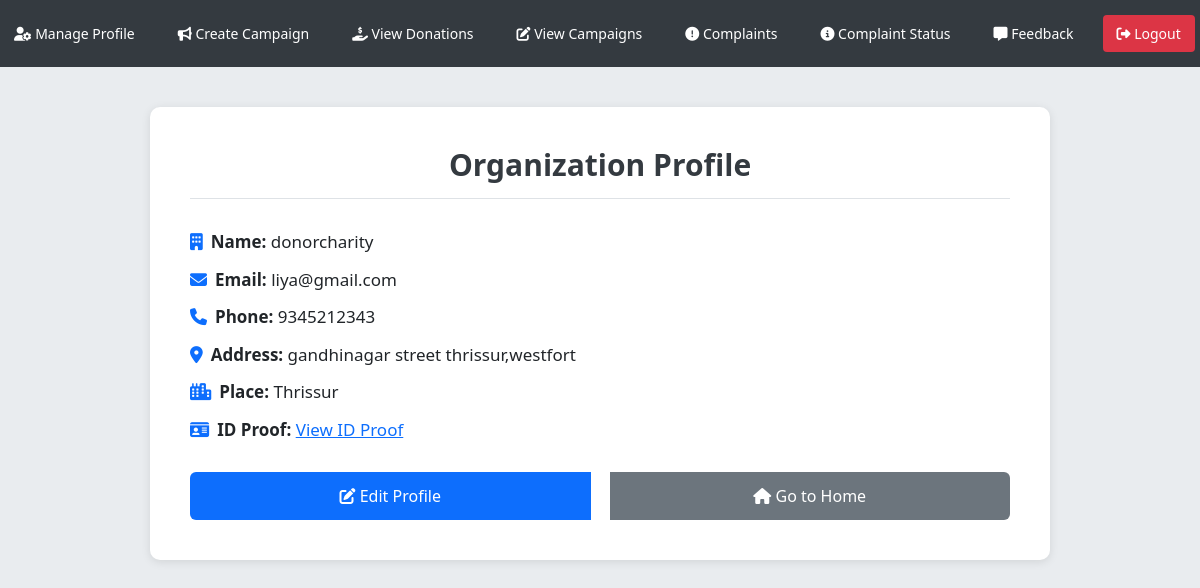
Before: /home/org_profile/ (signed in) with the older database file.
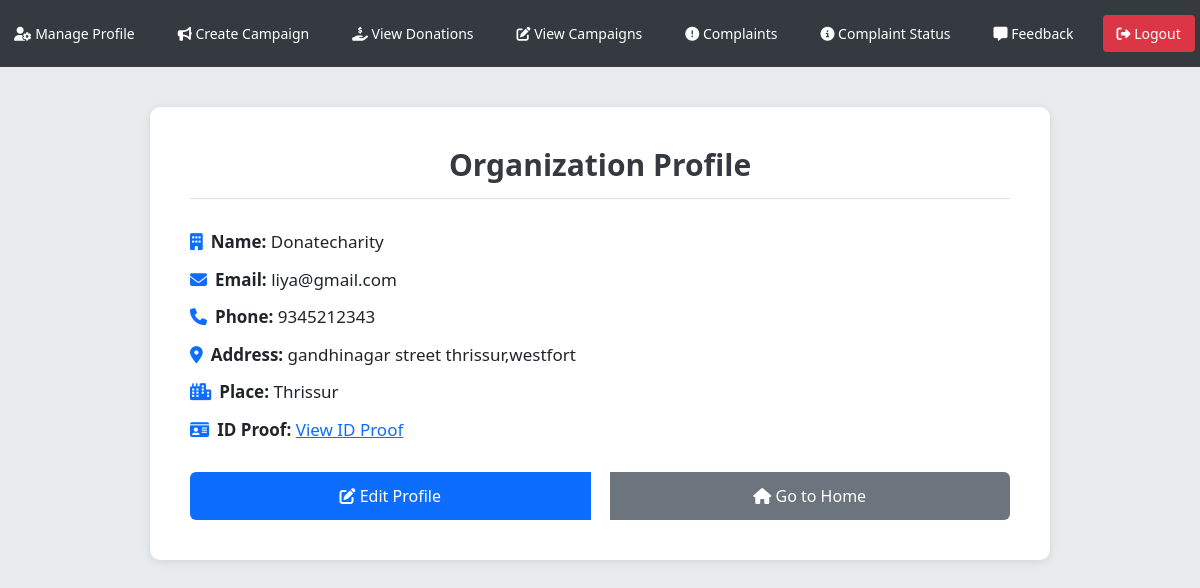
After: the same page with the newer database file.
### home/models.py (models this page shows, shortened)
class Organization(models.Model):
    user = models.OneToOneField(User, on_delete=models.CASCADE, related_name="organization", null=True, blank=True)
    name = models.CharField(max_length=255)
    email = models.EmailField(unique=True)
    phone = models.CharField(max_length=15)
    address = models.TextField()
    place = models.CharField(max_length=255, blank=True, null=True)
    id_proof = models.FileField(upload_to='id_proofs/', null=True, blank=True)

### home/views.py (the view)
# urls.py: path('org_profile/', views.org_profile, name='org_profile'),
@login_required
def org_profile(request):
    user = request.user
    organization = Organization.objects.filter(user=user).first()
    if not organization:
        return render(request, 'org_profile.html', {'error': "No organization profile found!"})
    return render(request, 'org_profile.html', {'organization': organization})

### templates/org_profile.html (shortened to what this page needs)
{% load static %}
<!DOCTYPE html>
<html lang="en">
<head>
  <link rel="stylesheet" href="https://cdn.jsdelivr.net/npm/bootstrap@5.3.0/dist/css/bootstrap.min.css" />
  <link rel="stylesheet" href="https://cdnjs.cloudflare.com/ajax/libs/font-awesome/6.5.1/css/all.min.css" />
</head>
<body>
  <nav class="navbar">
    <div class="nav-container">
      <div class="link-container" id="nav-links">
        <a href="{% url 'org_profile' %}"><i class="fas fa-user-cog"></i> Manage Profile</a>
        <a href="{% url 'create_campaign' %}"><i class="fas fa-bullhorn"></i> Create Campaign</a>
        <a href="{% url 'organization_donations' %}"><i class="fas fa-hand-holding-usd"></i> View Donations</a>
        <a href="{% url 'campaign_list' %}"><i class="fas fa-edit"></i> View Campaigns</a>
        <a href="{% url 'submit_org_complaint' %}"><i class="fas fa-exclamation-circle"></i> Complaints</a>
        <a href="{% url 'org_complaint_list' %}"><i class="fas fa-info-circle"></i> Complaint Status</a>
        <a href="{% url 'organization_feedback' %}"><i class="fas fa-comment-alt"></i> Feedback</a>
        <form action="{% url 'donorlogout' %}" method="post" style="display:inline;">
          <button type="submit" class="btn-logout">
            <i class="fas fa-sign-out-alt"></i> Logout
          </button>
        </form>
      </div>
    </div>
  </nav>
  <div class="main-container">
    <div class="profile-container">
      <h2 class="profile-title">Organization Profile</h2>
      {% if error %}
      <p class="error-message">{{ error }}</p>
      {% else %}
      <div class="profile-info">
        <p><i class="fas fa-building"></i><strong>Name:</strong> {{ organization.name }}</p>
        <p><i class="fas fa-envelope"></i><strong>Email:</strong> {{ organization.email }}</p>
        <p><i class="fas fa-phone"></i><strong>Phone:</strong> {{ organization.phone }}</p>
        <p><i class="fas fa-map-marker-alt"></i><strong>Address:</strong> {{ organization.address }}</p>
        <p><i class="fas fa-city"></i><strong>Place:</strong> {{ organization.place|default:"Not specified" }}</p>
        {% if organization.id_proof %}
        <p>
          <i class="fas fa-id-card"></i><strong>ID Proof:</strong>
          <a href="{{ organization.id_proof.url }}" target="_blank" class="text-primary">View ID Proof</a>
        </p>
        {% else %}
        <p><i class="fas fa-id-card"></i><strong>ID Proof:</strong> Not uploaded</p>
        {% endif %}
      </div>
      <div class="btn-group">
        <a href="{% url 'org_editprofile' %}" class="btn btn-custom btn-edit">
          <i class="fas fa-edit"></i> Edit Profile
        </a>
        <a href="{% url 'organization' %}" class="btn btn-custom btn-home">
          <i class="fas fa-home"></i> Go to Home
        </a>
      </div>
      {% endif %}
    </div>
  </div>
</body>
</html>

Changed rows visible on the page:
changed Organization "liya@gmail.com": name "donorcharity" → "Donatecharity"
